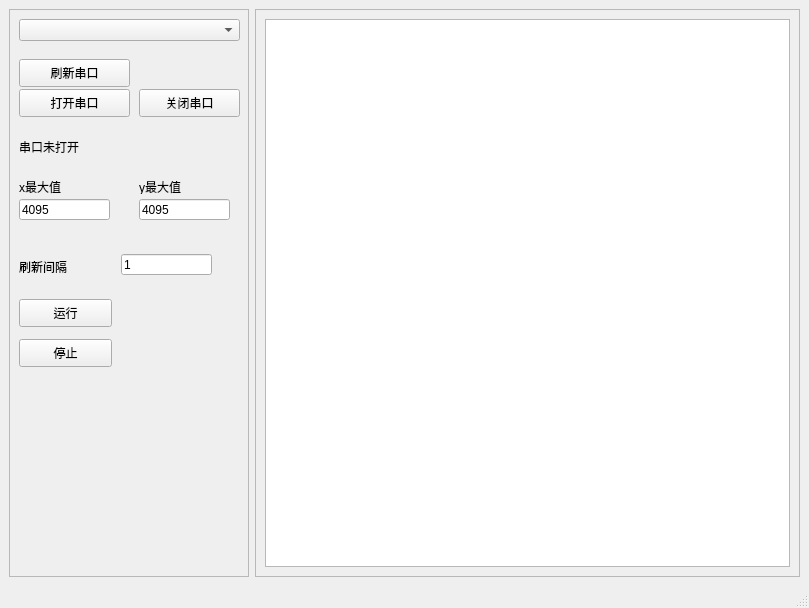
<?xml version="1.0" encoding="UTF-8"?>
<ui version="4.0">
 <class>MainWindow</class>
 <widget class="QMainWindow" name="MainWindow">
  <property name="geometry">
   <rect>
    <x>0</x>
    <y>0</y>
    <width>809</width>
    <height>608</height>
   </rect>
  </property>
  <property name="windowTitle">
   <string>MainWindow</string>
  </property>
  <widget class="QWidget" name="centralwidget">
   <layout class="QHBoxLayout" name="horizontalLayout">
    <item>
     <widget class="QFrame" name="frame">
      <property name="minimumSize">
       <size>
        <width>240</width>
        <height>520</height>
       </size>
      </property>
      <property name="frameShape">
       <enum>QFrame::StyledPanel</enum>
      </property>
      <property name="frameShadow">
       <enum>QFrame::Raised</enum>
      </property>
      <widget class="QComboBox" name="comboBox">
       <property name="geometry">
        <rect>
         <x>10</x>
         <y>10</y>
         <width>221</width>
         <height>22</height>
        </rect>
       </property>
      </widget>
      <widget class="QPushButton" name="btn_refresh">
       <property name="geometry">
        <rect>
         <x>10</x>
         <y>50</y>
         <width>111</width>
         <height>28</height>
        </rect>
       </property>
       <property name="text">
        <string>刷新串口</string>
       </property>
      </widget>
      <widget class="QPushButton" name="btn_openserial">
       <property name="geometry">
        <rect>
         <x>10</x>
         <y>80</y>
         <width>111</width>
         <height>28</height>
        </rect>
       </property>
       <property name="text">
        <string>打开串口</string>
       </property>
      </widget>
      <widget class="QPushButton" name="btn_closeserial">
       <property name="geometry">
        <rect>
         <x>130</x>
         <y>80</y>
         <width>101</width>
         <height>28</height>
        </rect>
       </property>
       <property name="text">
        <string>关闭串口</string>
       </property>
      </widget>
      <widget class="QLabel" name="label">
       <property name="geometry">
        <rect>
         <x>10</x>
         <y>130</y>
         <width>201</width>
         <height>16</height>
        </rect>
       </property>
       <property name="text">
        <string>串口未打开</string>
       </property>
      </widget>
      <widget class="QLabel" name="label_2">
       <property name="geometry">
        <rect>
         <x>10</x>
         <y>170</y>
         <width>72</width>
         <height>15</height>
        </rect>
       </property>
       <property name="text">
        <string>x最大值</string>
       </property>
      </widget>
      <widget class="QLabel" name="label_3">
       <property name="geometry">
        <rect>
         <x>130</x>
         <y>170</y>
         <width>72</width>
         <height>15</height>
        </rect>
       </property>
       <property name="text">
        <string>y最大值</string>
       </property>
      </widget>
      <widget class="QLineEdit" name="lineEdit_xmax">
       <property name="geometry">
        <rect>
         <x>10</x>
         <y>190</y>
         <width>91</width>
         <height>21</height>
        </rect>
       </property>
       <property name="text">
        <string>4095</string>
       </property>
      </widget>
      <widget class="QLineEdit" name="lineEdit_ymax">
       <property name="geometry">
        <rect>
         <x>130</x>
         <y>190</y>
         <width>91</width>
         <height>21</height>
        </rect>
       </property>
       <property name="text">
        <string>4095</string>
       </property>
      </widget>
      <widget class="QPushButton" name="btn_run">
       <property name="geometry">
        <rect>
         <x>10</x>
         <y>290</y>
         <width>93</width>
         <height>28</height>
        </rect>
       </property>
       <property name="text">
        <string>运行</string>
       </property>
      </widget>
      <widget class="QPushButton" name="btn_stop">
       <property name="geometry">
        <rect>
         <x>10</x>
         <y>330</y>
         <width>93</width>
         <height>28</height>
        </rect>
       </property>
       <property name="text">
        <string>停止</string>
       </property>
      </widget>
      <widget class="QLabel" name="label_4">
       <property name="geometry">
        <rect>
         <x>10</x>
         <y>250</y>
         <width>72</width>
         <height>15</height>
        </rect>
       </property>
       <property name="text">
        <string>刷新间隔</string>
       </property>
      </widget>
      <widget class="QLineEdit" name="lineEdit_update_interval">
       <property name="geometry">
        <rect>
         <x>112</x>
         <y>245</y>
         <width>91</width>
         <height>21</height>
        </rect>
       </property>
       <property name="text">
        <string>1</string>
       </property>
      </widget>
     </widget>
    </item>
    <item>
     <widget class="QFrame" name="frame_2">
      <property name="sizePolicy">
       <sizepolicy hsizetype="Expanding" vsizetype="Expanding">
        <horstretch>0</horstretch>
        <verstretch>0</verstretch>
       </sizepolicy>
      </property>
      <property name="minimumSize">
       <size>
        <width>540</width>
        <height>540</height>
       </size>
      </property>
      <property name="frameShape">
       <enum>QFrame::StyledPanel</enum>
      </property>
      <property name="frameShadow">
       <enum>QFrame::Raised</enum>
      </property>
      <layout class="QHBoxLayout" name="horizontalLayout_2">
       <item>
        <widget class="QGraphicsView" name="graphicsView"/>
       </item>
      </layout>
     </widget>
    </item>
   </layout>
   <zorder>frame_2</zorder>
   <zorder>frame</zorder>
  </widget>
  <widget class="QMenuBar" name="menubar">
   <property name="geometry">
    <rect>
     <x>0</x>
     <y>0</y>
     <width>809</width>
     <height>26</height>
    </rect>
   </property>
  </widget>
  <widget class="QStatusBar" name="statusbar"/>
 </widget>
 <resources/>
 <connections/>
</ui>
